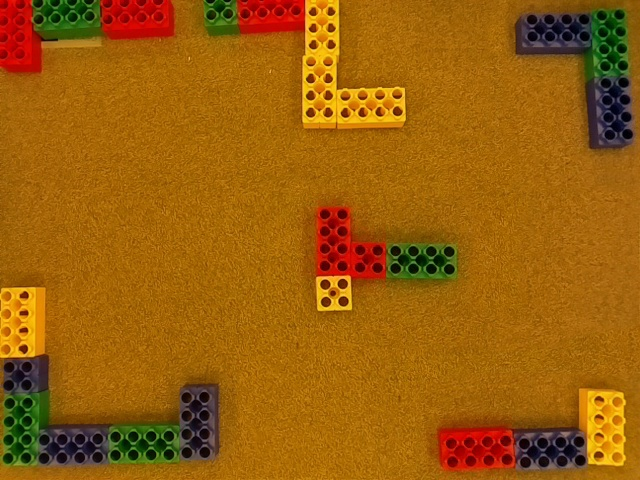
#> input picture Reference/waypoints/generation/subtractedsrc.jpg, 640 x 480 px
$ python ConvertImageToGreyscale.py ../../Reference/waypoints/generation/subtractedsrc.jpg   (older library calls are emulated)
#> lines starting #> are read from the running program, lines starting #| are printed output that depends on the picture
from skimage import color, io
import sys

input_filename = sys.argv[1]
print('Converting ' + input_filename)

# Get image
input_image = io.imread(input_filename)
#> input_image is the input picture: shape (480, 640, 3); mean R, G, B 154.1, 94.7, 11.1
print('Original image size: ' + str(input_image.shape))
#| Original image size: (480, 640, 3)

# Ensure binary
input_image_grey = color.rgb2grey(input_image)
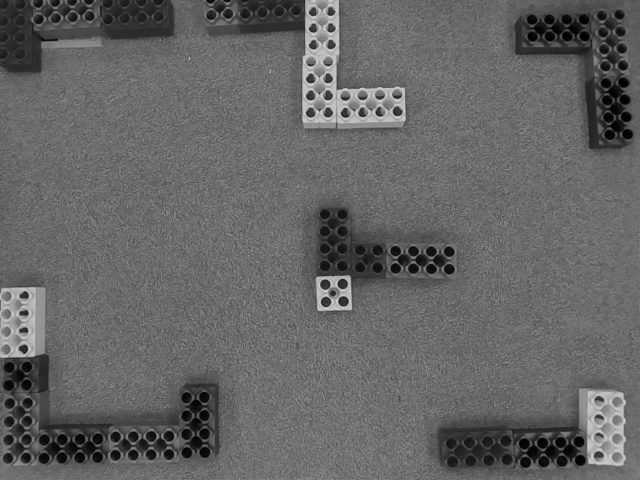
#> input_image_grey: shape (480, 640) float64; min 0, max 0.821, mean 0.397
print('Greyscsale image size: ' + str(input_image_grey.shape))
#| Greyscsale image size: (480, 640)

io.imsave(('greyscale_' + input_filename), input_image_grey)
